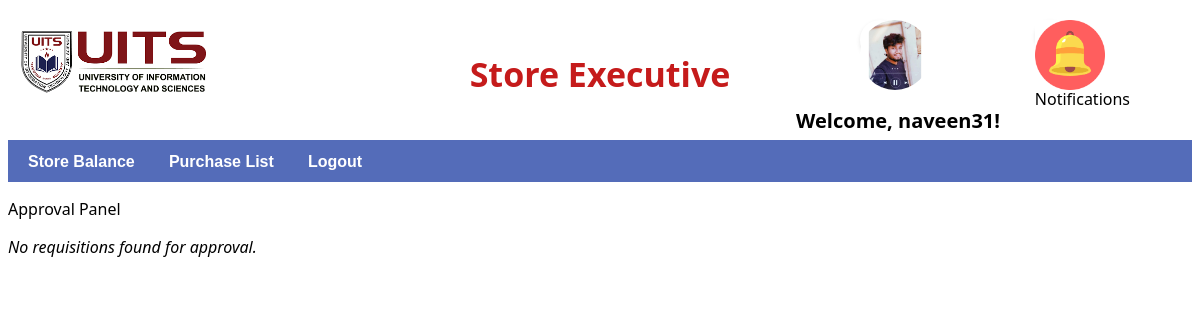
/store_executive/ (signed in), run on the app's committed database.
### apps/models.py (models this page shows, shortened)
class CustomUser(AbstractUser):
    USER_TYPE_CHOICES = (
        ('ADMINISTRATION', 'Administration'),
        ('DEPARTMENT_HEAD', 'Department Head'),
        ('STORE_EXECUTIVE', 'Store Executive'),
        ('NORMAL_USER', 'Normal User'),
    )
    user_type = models.CharField(max_length=20, choices=USER_TYPE_CHOICES)
    plain_text_password = models.CharField(max_length=128, blank=True)
    full_name = models.CharField(max_length=100,default='')
    department = models.CharField(max_length=100,default='')
    designation = models.CharField(max_length=100,default='')
    join_date = models.DateField(blank=True, null=True)
    dob = models.DateField(blank=True, null=True)
    blood_group = models.CharField(max_length=10,default='Unknown')
    phone_number = models.CharField(max_length=20,default='')
    primary_email = models.EmailField(blank=True, null=True)
    secondary_email = models.EmailField(blank=True, null=True)
    photo = models.ImageField(upload_to='profile_photos', blank=True, null=True)

### apps/views.py (the view)
# urls.py: path('store_executive/',views.store_executive,name='store_executive'),
def store_executive(request):
    username = request.user.get_username()
    requisitions1 = Requisition.objects.filter(approval_status="APPROVED",approval_role="Store Executive")
    if len(requisitions1)==0:
        requisitions = Requisition.objects.filter(approval_status="APPROVED",approval_role="Department Head")
    else:
        requisitions=[]
    form = ApprovalForm()
    return render(request, 'store_executive.html', {'requisitions': requisitions, 'form': form,'username':username})

### apps/templates/store_executive.html (shortened to what this page needs)
<!DOCTYPE html>
<html>
<head>
</head>
<body>
    <div class="banner">
        <h1>Store Executive</h1>
        <div class="logo">
            <img src="/static/images/logo.png" alt="Logo">
        </div>
        <div class="profile">
            {%if user.photo%}
            <a href="{% url 'profile_details' %}" ><img src="{{ user.photo.url }}"  alt="Logo"></a>
            {%else%}
            <a href="{% url 'profile_details' %}" ><img src="/static/images/profile.png"   alt="Logo"></a>
            {%endif%}
            <h2>Welcome, {{ username }}!</h2>
        </div>
        <div class="notification-button">
            <a href="{% url 'notifications' %}">
                <img src="/static/images/notifications.png" alt="Notifications">
            </a>
            <br>
            <p>Notifications</p>
        </div>
    </div>
    <div class="navigation">
        <ul>
            <li class="dropdown">
                <a href="#" class="dropbtn">Store Balance</a>
            </li>
            <li class="dropdown"><a href="#">Purchase List</a>
            </li>
            <li class="dropdown"><a href="{% url 'login_view' %}">Logout</a></li>
        </ul>
    </div>
    <p>Approval Panel</p>
    {% if requisitions %}
        <table>
            <thead>
                <tr>
                    <th>Created By</th>
                    <th>Department Name</th>
                    <th>Requisition Date</th>
                    <th>Requisition No.</th>
                    <th>Remark</th>
                    <th>Approval Status</th>
                    <th>Action</th>
                </tr>
            </thead>
            <tbody>
                {% for requisition in requisitions %}
                    <tr>
                        <td>{{ requisition.user_name }}</td>
                        <td>{{ requisition.department_name }}</td>
                        <td>{{ requisition.requisition_date }}</td>
                        <td>{{ requisition.requisition_no }}</td>
                        <td>{{ requisition.remark }}</td>
                        <td>{{ requisition.get_approval_status_display }}</td>
                        <td>
                            <button class="update-button" data-requisition-id="{{ requisition.requisition_no }}">Send Response</button>
                        </td>
                    </tr>
                {% endfor %}
            </tbody>
        </table>
    {% else %}
        <p class="empty-message">No requisitions found for approval.</p>
    {% endif %}
</body>
</html>

### apps/templates/store_executive.html (style rules this page uses)
body { font-family: 'Segoe UI', Tahoma, Geneva, Verdana, sans-serif; }
.empty-message { font-style: italic; }
.banner { background-color: white; padding: 20px; text-align: center; }
.banner h1 { color: #c51b1b; font-size: 34px; }
.banner .logo img { width: 190px; height: auto; margin-top: 20px; }
.logo { position: absolute; top: 10px; left: 20px; }
.notification-button { position: fixed; top: 20px; right: 70px; }
.notification-button a { display: block; width: 30px; height: 30px; background-color: #fff; border-radius: 50%; box-shadow: 0 2px 4px rgba(0, 0, 0, 0.1); text-align: center; line-height: 40px; }
.notification-button img { width: 70px; height: 70px; vertical-align: middle; }
.navigation { background-color: #546cb9; padding: 10px; }
.navigation ul { list-style-type: none; margin: 0; padding: 0; }
.navigation ul li { display: inline-block; margin-right: 10px; }
.navigation ul li a { font-family: "Segoe UI", Arial, sans-serif; text-decoration: none; color: #fff; padding: 10px; border-radius: 4px; font-family: Arial, sans-serif; font-weight: bold; }
.profile { position: fixed; top: 20px; right: 300px; }
.profile a { display: block; width: 40px; height: 40px; background-color: #fff; border-radius: 50%; box-shadow: 0 2px 4px rgba(0, 0, 0, 0.1); text-align: center; line-height: 40px; }
.profile img { width: 70px; height: 70px; border-radius: 50px; vertical-align: middle; }
h2 { font-size: 20px; position: fixed; top: 90px; right: 200px; }

### data on the page
CustomUser: photo (picture), username "naveen31"
